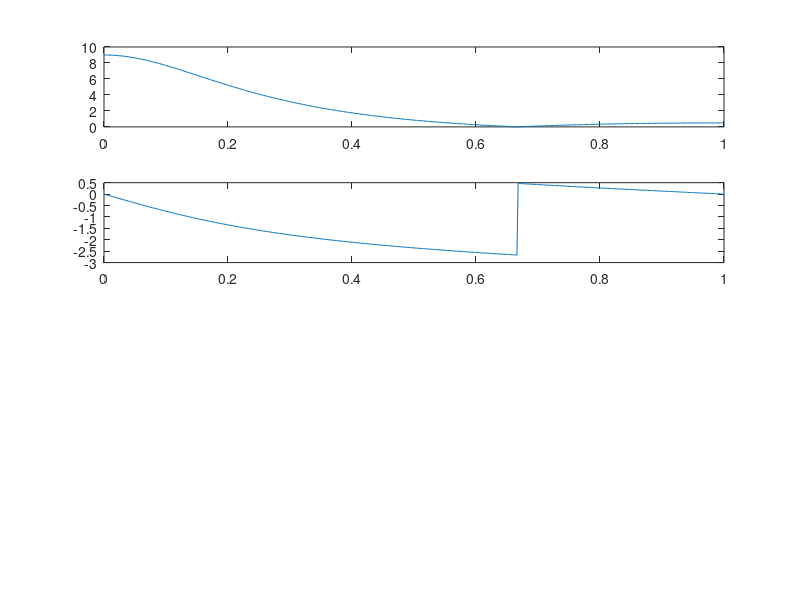

This figure's MATLAB source: (Note: this script raises an error after producing the figure.)
B=[1,1,1];
A=[1,-(5/6),(1/6)];
[H,w]=freqz(B,A);
figure(15);
%第一题
subplot(411);
plot(w/pi,abs(H));
subplot(412);
plot(w/pi,angle(H));
%第二题
[a,fs] = audioread("motherland.wav");
y_15 = filter(B,A,a);
subplot(413);
plot((0:length(y_15)-1) / fs,y_15);
subplot(414);
plot((0:length(a)-1) / fs,a);